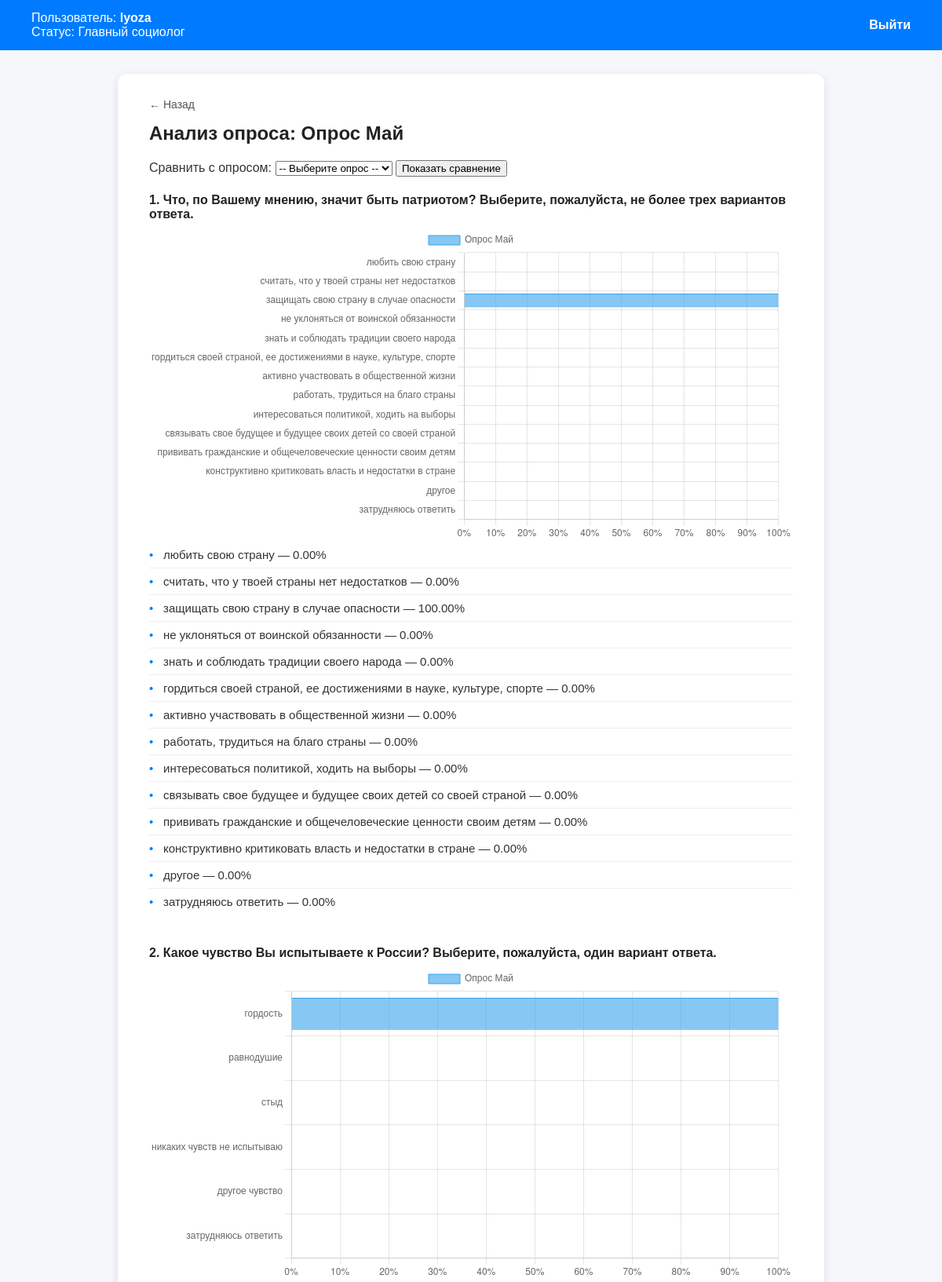
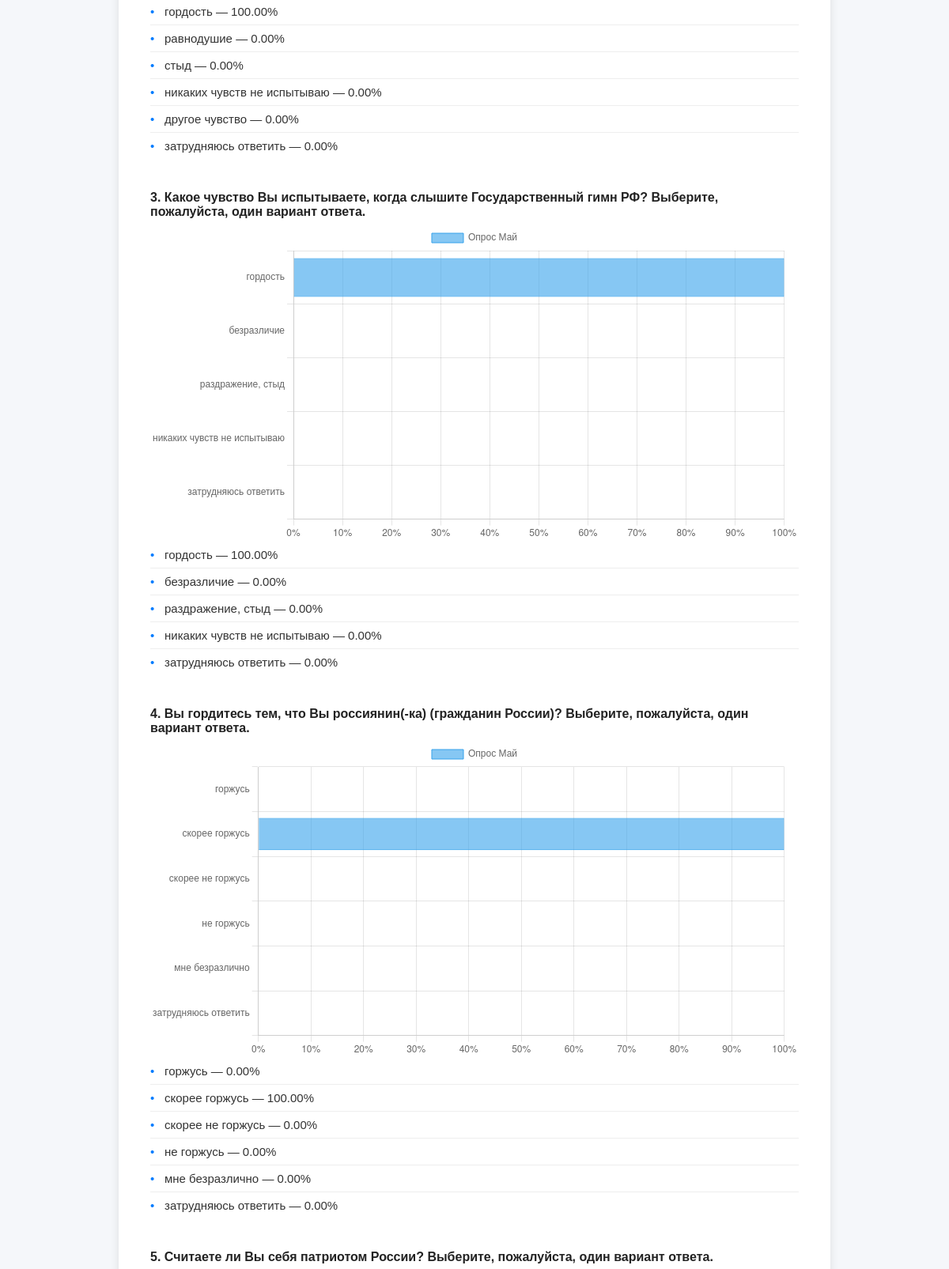
The page /survey/57/analysis/ (signed in, upper part) on the database its author committed (2 pictures, top to bottom).
### core/models.py (models this page shows)
class Survey(models.Model):
    title = models.CharField(max_length=255)
    created_at = models.DateTimeField(auto_now_add=True)

class Question(models.Model):
    QUESTION_TYPES = [
        ('single', 'Один вариант'),
        ('multiple', 'Несколько вариантов'),
    ]
    survey = models.ForeignKey(Survey, on_delete=models.CASCADE, related_name='questions')
    text = models.TextField()
    question_type = models.CharField(max_length=20, choices=QUESTION_TYPES)
    question_number = models.CharField(max_length=3)

class AnswerOption(models.Model):
    question = models.ForeignKey(Question, on_delete=models.CASCADE, related_name='options')
    text = models.CharField(max_length=255)
    option_number = models.IntegerField(max_length=3)

### core/views.py (the view, shortened to what this page needs)
# urls.py: path('survey/<int:pk>/analysis/', survey_analysis, name='survey_analysis'),
@group_required('lead')
def survey_analysis(request, pk):
    survey = get_object_or_404(Survey, id=pk)
    questions = survey.questions.all().order_by('question_number')
    compare = request.GET.get('compare') == '1'
    other_survey_id = request.GET.get('other_survey_id')
    other_survey = None
    if compare and other_survey_id:
        try:
            other_survey = Survey.objects.get(id=other_survey_id)
        except Survey.DoesNotExist:
            other_survey = None
    paginator = Paginator(questions, 10)
    page_number = request.GET.get('page')
    page_obj = paginator.get_page(page_number)
    question_data = []
    for question in page_obj:
        options = question.options.all().order_by('option_number')
        total_selections = 0
        option_counts = {}
        for option in options:
            count = UserResponse.objects.filter(question=question, selected_options=option).count()
            option_counts[option.option_number] = count
            total_selections += count
        chart_data = []
        for option in options:
            count = option_counts[option.option_number]
            percent = (count / total_selections * 100) if total_selections > 0 else 0
            chart_data.append({
                'code': str(option.option_number).zfill(3),
                'text': option.text,
                'count': count,
                'percentage': percent,
            })
        comparison_chart = []
        question_data.append({
            'question': question,
            'chart': chart_data,
            'comparison_chart': comparison_chart,
        })
    similar_surveys = Survey.objects.exclude(id=survey.id).filter(
        questions__text__in=questions.values_list('text', flat=True)
    ).distinct()
    return render(request, 'survey_analysis.html', {
        'survey': survey,
        'question_data': question_data,
        'page_obj': page_obj,
        'compare': compare,
        'similar_surveys': similar_surveys,
        'selected_survey_id': int(other_survey_id) if other_survey_id else None,
        'other_survey': other_survey,
    })

### core/views.py (called while the page is built)
def group_required(group_name):
    def in_group(u):
        return u.is_authenticated and u.groups.filter(name=group_name).exists()
    return user_passes_test(in_group, login_url='/no-permission/' )

### core/templates/survey_analysis.html (shortened to what this page needs)
<!DOCTYPE html>
<html lang="ru">
<head>
</head>
<body>
<header>
  <div class="user-info">
    Пользователь: <strong>{{ request.user.username }}</strong><br>
    Статус: Главный социолог
  </div>
  <a href="{% url 'logout' %}" class="logout-link">Выйти</a>
</header>
<div class="container">
  <a href="{% url 'survey_detail' survey.id %}" class="back-link">← Назад</a>
  <h2>Анализ опроса: {{ survey.title }}</h2>
  <form method="get">
    <label for="other_survey_id">Сравнить с опросом:</label>
    <select name="other_survey_id" id="other_survey_id">
      <option value="">-- Выберите опрос --</option>
    </select>
    <button type="submit">Показать сравнение</button>
  </form>
  {% for item in question_data %}
  <div class="question-block">
    <h4>{{ item.question.text }}</h4>
    <canvas id="chart-{{ forloop.counter }}"
      style="height: {{ item.chart|length|add:"0" }}0px; max-height: 400px;">
    </canvas>
    {% if not compare %}
      <ul>
        {% for opt in item.chart %}
          <li>{{ opt.text }} — {{ opt.percentage|floatformat:2 }}%</li>
        {% endfor %}
      </ul>
    {% endif %}
    <script>
      (function(){
        const ctx = document.getElementById('chart-{{ forloop.counter }}').getContext('2d');
        const labels = [
          {% for opt in item.chart %}"{{ opt.text|escapejs }}"{% if not forloop.last %}, {% endif %}{% endfor %}
        ];
        const currentData = [
          {% for opt in item.chart %}{{ opt.percentage|floatformat:2 }}{% if not forloop.last %}, {% endif %}{% endfor %}
        ];
        const compareData = [
        ];
        new Chart(ctx, {
          type: 'bar',
          data: {
            labels: labels,
            datasets: [
              {
                label: '{{ survey.title }}',
                data: currentData,
                backgroundColor: 'rgba(54, 162, 235, 0.6)',
                borderColor: 'rgba(54, 162, 235, 1)',
                borderWidth: 1
              },
            ]
          },
          options: {
            indexAxis: 'y',
            responsive: true,
            maintainAspectRatio: false,
            scales: {
              x: {
                beginAtZero: true,
                max: 100,
                ticks: {
                  callback: function(value) {
                    return value + '%';
                  }
                }
              }
            }
          }
        });
      })();
    </script>
  </div>
  {% endfor %}
</div>
</body>
</html>

### core/templates/survey_analysis.html (style rules this page uses)
body { margin: 0; font-family: Arial, sans-serif; background: #f5f7fa; color: #333; }
header { display: flex; justify-content: space-between; align-items: center; background: #007bff; color: white; padding: 14px 40px; }
header .user-info { font-size: 16px; }
header .user-info strong { font-weight: 700; }
header a.logout-link { color: white; font-weight: 600; text-decoration: none; font-size: 16px; }
.container { background: white; margin: 30px auto; padding: 30px 40px; border-radius: 12px; box-shadow: 0 3px 12px rgb(0 0 0 / 0.1); width: 92vw; max-width: 900px; box-sizing: border-box; }
a.back-link { color: #555; text-decoration: none; font-size: 14px; margin-bottom: 15px; display: inline-block; }
h2 { margin-top: 0; margin-bottom: 20px; font-weight: 700; color: #222; }
h4 { margin-bottom: 8px; color: #222; }
ul { list-style: none; padding-left: 0; margin: 0 0 20px 0; max-height: none; overflow: visible; }
ul li { padding-left: 18px; position: relative; font-size: 15px; border-bottom: 1px solid #eee; padding-top: 8px; padding-bottom: 8px; }
ul li::before { content: "•"; position: absolute; left: 0; color: #007bff; }
ul li:last-child { border-bottom: none; }
.question-block { margin-bottom: 40px; }
canvas { width: 100% !important; height: auto !important; min-height: 50px; }

### rows shown on the page
Survey: title "Опрос Май"
Question: question.text "1. Что, по Вашему мнению, значит быть патриотом? Выберите, пожалуйста, не более трех вариантов ответа.", percentage "0.00" "0.00" "100.00" "0.00" "0.00" "0.00" "0.00" "0.00" "0.00" "0.00" "0.00" "0.00" "0.00" "0.00"
AnswerOption: text "любить свою страну"
AnswerOption: text "считать, что у твоей страны нет недостатков"
AnswerOption: text "защищать свою страну в случае опасности"
AnswerOption: text "не уклоняться от воинской обязанности"
AnswerOption: text "знать и соблюдать традиции своего народа"
AnswerOption: text "гордиться своей страной, ее достижениями в науке, культуре, спорте"
AnswerOption: text "активно участвовать в общественной жизни"
AnswerOption: text "работать, трудиться на благо страны"
AnswerOption: text "интересоваться политикой, ходить на выборы"
AnswerOption: text "связывать свое будущее и будущее своих детей со своей страной"
AnswerOption: text "прививать гражданские и общечеловеческие ценности своим детям"
AnswerOption: text "конструктивно критиковать власть и недостатки в стране"
AnswerOption: text "другое"
AnswerOption: text "затрудняюсь ответить"
Question: question.text "2. Какое чувство Вы испытываете к России? Выберите, пожалуйста, один вариант ответа.", percentage "100.00" "0.00" "0.00" "0.00" "0.00" "0.00"
AnswerOption: text "гордость"
AnswerOption: text "равнодушие"
AnswerOption: text "стыд"
AnswerOption: text "никаких чувств не испытываю"
AnswerOption: text "другое чувство"
AnswerOption: text "затрудняюсь ответить"
Question: question.text "3. Какое чувство Вы испытываете, когда слышите Государственный гимн РФ? Выберите, пожалуйста, один вариант ответа.", percentage "100.00" "0.00" "0.00" "0.00" "0.00"
AnswerOption: text "гордость"
AnswerOption: text "безразличие"
AnswerOption: text "раздражение, стыд"
AnswerOption: text "никаких чувств не испытываю"
AnswerOption: text "затрудняюсь ответить"
Question: question.text "4. Вы гордитесь тем, что Вы россиянин(-ка) (гражданин России)? Выберите, пожалуйста, один вариант ответа.", percentage "0.00" "100.00" "0.00" "0.00" "0.00" "0.00"
AnswerOption: text "горжусь"
AnswerOption: text "скорее горжусь"
AnswerOption: text "скорее не горжусь"
AnswerOption: text "не горжусь"
AnswerOption: text "мне безразлично"
AnswerOption: text "затрудняюсь ответить"
Question: question.text "5. Считаете ли Вы себя патриотом России? Выберите, пожалуйста, один вариант ответа."

### other values the page prints
{{ request.user.username }} "lyoza"
chart data {{ survey.title }} Опрос Май, Опрос Май, Опрос Май, Опрос Май, Опрос Май, Опрос Май, Опрос Май, Опрос Май
